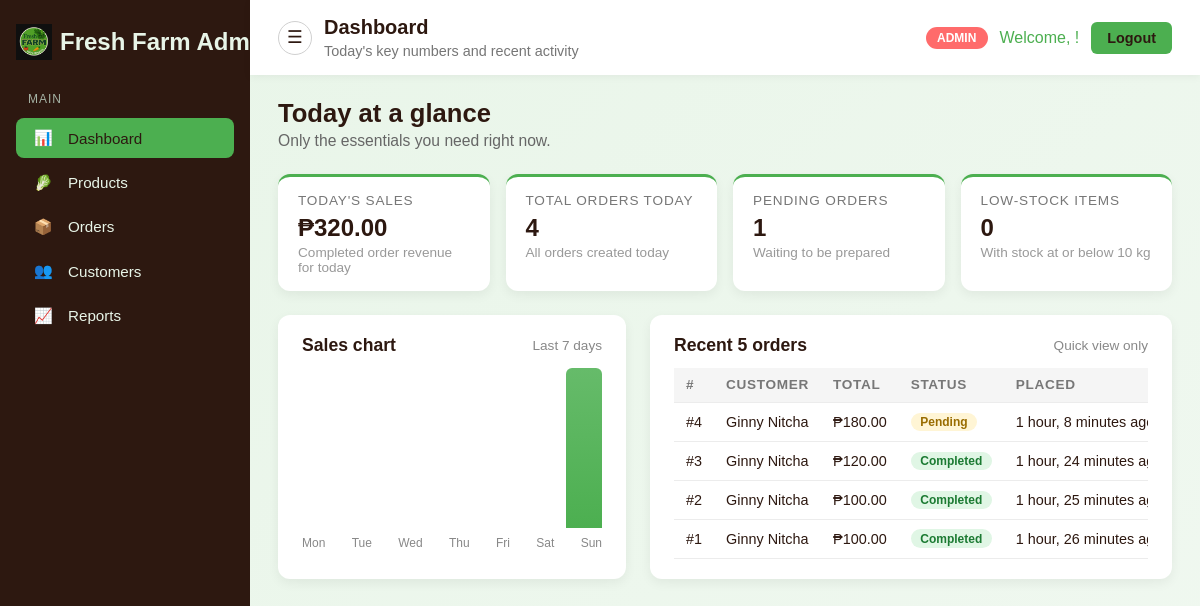
/admin-dashboard/ (signed in), run on the app's committed database.
### fresh_app/models.py (models this page shows, shortened)
class Order(models.Model):
    STATUS_PENDING = 'pending'
    STATUS_PREPARING = 'preparing'
    STATUS_OUT_FOR_DELIVERY = 'out_for_delivery'
    STATUS_COMPLETED = 'completed'
    STATUS_CANCELLED = 'cancelled'
    STATUS_CHOICES = [
        (STATUS_PENDING, 'Pending'),
        (STATUS_PREPARING, 'Preparing'),
        (STATUS_OUT_FOR_DELIVERY, 'Out for delivery'),
        (STATUS_COMPLETED, 'Completed'),
        (STATUS_CANCELLED, 'Cancelled'),
    ]
    customer = models.ForeignKey(User, null=True, blank=True, on_delete=models.SET_NULL, related_name='orders')
    status = models.CharField(max_length=20, choices=STATUS_CHOICES, default=STATUS_PENDING)
    delivery_fee = models.DecimalField(max_digits=10, decimal_places=2, default=0)
    created_at = models.DateTimeField(auto_now_add=True)
    updated_at = models.DateTimeField(auto_now=True)

### fresh_app/views.py (the view)
# urls.py: path('admin-dashboard/', views.admin_dashboard, name='admin_dashboard'),
def admin_dashboard(request):
    if not request.user.is_authenticated:
        return redirect('login')
    if not (request.user.is_superuser or request.user.is_staff):
        return redirect('customer_dashboard')
    today = timezone.localdate()
    start_date = today - timedelta(days=6)
    orders_today = Order.objects.filter(created_at__date=today)
    total_orders_today = orders_today.count()
    pending_orders_count = orders_today.filter(status=Order.STATUS_PENDING).count()
    sales_today_agg = OrderItem.objects.filter(
        order__created_at__date=today,
        order__status=Order.STATUS_COMPLETED,
    ).aggregate(
        total=Sum(F('quantity') * F('price'), output_field=DecimalField(max_digits=12, decimal_places=2))
    )
    todays_sales = sales_today_agg['total'] or 0
    LOW_STOCK_THRESHOLD = 10
    low_stock_items_count = Product.objects.filter(
        is_active=True,
        stock_quantity__lte=LOW_STOCK_THRESHOLD,
    ).count()
    sales_7d_qs = (
        OrderItem.objects.filter(
            order__created_at__date__gte=start_date,
            order__created_at__date__lte=today,
            order__status=Order.STATUS_COMPLETED,
        )
        .annotate(day=TruncDate('order__created_at'))
        .values('day')
        .annotate(
            total=Sum(
                F('quantity') * F('price'),
                output_field=DecimalField(max_digits=12, decimal_places=2),
            )
        )
        .order_by('day')
    )
    sales_by_day = {entry['day']: entry['total'] for entry in sales_7d_qs}
    chart_points = []
    for i in range(7):
        day = start_date + timedelta(days=i)
        total = sales_by_day.get(day) or 0
        chart_points.append(
            {
                'date': day,
                'label': day.strftime('%a'),
                'total': float(total),
            }
        )
    max_total = max((p['total'] for p in chart_points), default=0)
    for p in chart_points:
        if max_total > 0:
            p['percent'] = int((p['total'] / max_total) * 100)
        else:
            p['percent'] = 0
    recent_orders = (
        Order.objects.select_related('customer')
        .annotate(
            total_amount=Sum(
                F('items__quantity') * F('items__price'),
                output_field=DecimalField(max_digits=12, decimal_places=2),
            )
        )
        .order_by('-created_at')[:5]
    )
    context = {
        'todays_sales': todays_sales,
        'total_orders_today': total_orders_today,
        'pending_orders_count': pending_orders_count,
        'low_stock_items_count': low_stock_items_count,
        'chart_points': chart_points,
        'recent_orders': recent_orders,
        'low_stock_threshold': LOW_STOCK_THRESHOLD,
    }
    return render(request, 'admin_dashboard.html', context)

### templates/admin_dashboard.html (shortened to what this page needs)
{% extends 'admin_base.html' %}
{% block nav_dashboard_active %}active{% endblock %}
{% block page_title %}Dashboard{% endblock %}
{% block page_subtitle %}Today's key numbers and recent activity{% endblock %}
{% block content %}
    <div class="page-header">
        <h1>Today at a glance</h1>
        <p>Only the essentials you need right now.</p>
    </div>
    <section class="stats-grid">
        <article class="stat-card">
            <div class="stat-label">Today's Sales</div>
            <div class="stat-value">₱{{ todays_sales|default:0|floatformat:2 }}</div>
            <div class="stat-sub">Completed order revenue for today</div>
        </article>
        <article class="stat-card">
            <div class="stat-label">Total Orders Today</div>
            <div class="stat-value">{{ total_orders_today }}</div>
            <div class="stat-sub">All orders created today</div>
        </article>
        <article class="stat-card">
            <div class="stat-label">Pending Orders</div>
            <div class="stat-value">{{ pending_orders_count }}</div>
            <div class="stat-sub">Waiting to be prepared</div>
        </article>
        <article class="stat-card">
            <div class="stat-label">Low-stock items</div>
            <div class="stat-value">{{ low_stock_items_count }}</div>
            <div class="stat-sub">With stock at or below {{ low_stock_threshold }} kg</div>
        </article>
    </section>
    <section class="split" style="margin-top: 1.5rem;">
        <article class="card">
            <div class="card-header">
                <h2 class="card-title">Sales chart</h2>
                <span class="card-meta">Last 7 days</span>
            </div>
            <div class="chart-placeholder">
                {% for point in chart_points %}
                    <div class="chart-bar{% if point.total == 0 %} muted{% endif %}" style="height: {{ point.percent }}%;"></div>
                {% endfor %}
            </div>
            <div class="chart-axis">
                {% for point in chart_points %}
                    <span>{{ point.label }}</span>
                {% endfor %}
            </div>
        </article>
        <article class="card">
            <div class="card-header">
                <h2 class="card-title">Recent 5 orders</h2>
                <span class="card-meta">Quick view only</span>
            </div>
            <div class="table-wrapper">
                <table>
                    <thead>
                        <tr>
                            <th>#</th>
                            <th>Customer</th>
                            <th>Total</th>
                            <th>Status</th>
                            <th>Placed</th>
                        </tr>
                    </thead>
                    <tbody>
                        {% for order in recent_orders %}
                            <tr>
                                <td>#{{ order.id }}</td>
                                <td>
                                    {% if order.customer %}
                                        {{ order.customer.first_name }} {{ order.customer.last_name }}
                                    {% else %}
                                        Guest
                                    {% endif %}
                                </td>
                                <td>₱{{ order.total_amount|default:0|floatformat:2 }}</td>
                                <td>
                                    {% if order.status == 'pending' %}
                                        <span class="badge badge-warning">Pending</span>
                                    {% elif order.status == 'preparing' %}
                                        <span class="badge badge-info">Preparing</span>
                                    {% elif order.status == 'out_for_delivery' %}
                                        <span class="badge badge-info">Out for delivery</span>
                                    {% elif order.status == 'completed' %}
                                        <span class="badge badge-success">Completed</span>
                                    {% elif order.status == 'cancelled' %}
                                        <span class="badge badge-danger">Cancelled</span>
                                    {% else %}
                                        <span class="badge badge-muted">{{ order.get_status_display }}</span>
                                    {% endif %}
                                </td>
                                <td>{{ order.created_at|timesince }} ago</td>
                            </tr>
                        {% empty %}
                            <tr>
                                <td colspan="5" class="muted-text">No orders yet.</td>
                            </tr>
                        {% endfor %}
                    </tbody>
                </table>
            </div>
        </article>
    </section>
{% endblock %}

### templates/admin_base.html (style rules this page uses)
* { margin: 0; padding: 0; box-sizing: border-box; }
body { font-family: 'Arial', sans-serif; background: linear-gradient(135deg, #e8f5e8 0%, #f0f8f0 100%); min-height: 100vh; color: #2d1810; }
.page-header { margin-bottom: 1.5rem; }
.page-header h1 { font-size: 1.6rem; margin-bottom: 0.25rem; }
.page-header p { color: #666; font-size: 0.98rem; }
.stats-grid { display: grid; grid-template-columns: repeat(auto-fit, minmax(190px, 1fr)); gap: 1rem; margin-bottom: 1.5rem; }
.stat-card { background-color: #ffffff; border-radius: 12px; padding: 1rem 1.25rem; box-shadow: 0 4px 12px rgba(0,0,0,0.06); border-top: 3px solid #4CAF50; }
.stat-label { font-size: 0.85rem; color: #777; margin-bottom: 0.35rem; text-transform: uppercase; letter-spacing: 0.06em; }
.stat-value { font-size: 1.5rem; font-weight: 700; margin-bottom: 0.2rem; }
.stat-sub { font-size: 0.85rem; color: #999; }
.card { background-color: #ffffff; border-radius: 12px; padding: 1.25rem 1.5rem; box-shadow: 0 4px 12px rgba(0,0,0,0.06); }
.card-header { display: flex; align-items: center; justify-content: space-between; margin-bottom: 0.75rem; }
.card-title { font-size: 1.1rem; font-weight: 600; }
.card-meta { font-size: 0.85rem; color: #888; }
.table-wrapper { width: 100%; overflow-x: auto; }
table { width: 100%; border-collapse: collapse; font-size: 0.9rem; }
thead { background-color: #f5f5f5; }
th, td { padding: 0.6rem 0.75rem; text-align: left; border-bottom: 1px solid #ececec; white-space: nowrap; }
th { font-weight: 600; font-size: 0.85rem; text-transform: uppercase; letter-spacing: 0.05em; color: #777; }
.badge { display: inline-flex; align-items: center; padding: 0.15rem 0.6rem; border-radius: 999px; font-size: 0.75rem; font-weight: 600; }
.badge-success { background-color: #e0f6e5; color: #1b7a32; }
.badge-warning { background-color: #fff5d5; color: #996c00; }
.chart-placeholder { height: 160px; display: flex; align-items: flex-end; gap: 0.5rem; }
.chart-bar { flex: 1; background: linear-gradient(180deg, #66BB6A, #4CAF50); border-radius: 6px 6px 0 0; }
.chart-axis { margin-top: 0.5rem; display: flex; justify-content: space-between; font-size: 0.75rem; color: #888; }
.split { display: grid; grid-template-columns: minmax(0, 2fr) minmax(0, 3fr); gap: 1.5rem; }

### data on the page
Order: id "4", customer.first_name "Ginny", customer.last_name "Nitcha", total_amount "180.00", status "Pending", created_at "1 hour, 8 minutes"
Order: id "3", customer.first_name "Ginny", customer.last_name "Nitcha", total_amount "120.00", status "Completed", created_at "1 hour, 24 minutes"
Order: id "2", customer.first_name "Ginny", customer.last_name "Nitcha", total_amount "100.00", status "Completed", created_at "1 hour, 25 minutes"
Order: id "1", customer.first_name "Ginny", customer.last_name "Nitcha", total_amount "100.00", status "Completed", created_at "1 hour, 26 minutes"

### other printed values
{{ todays_sales|default:0|floatformat:2 }} "320.00"
{{ total_orders_today }} "4"
{{ pending_orders_count }} "1"
{{ low_stock_items_count }} "0"
{{ low_stock_threshold }} "10"
{{ point.label }} "Mon" "Tue" "Wed" "Thu" "Fri" "Sat" "Sun"
